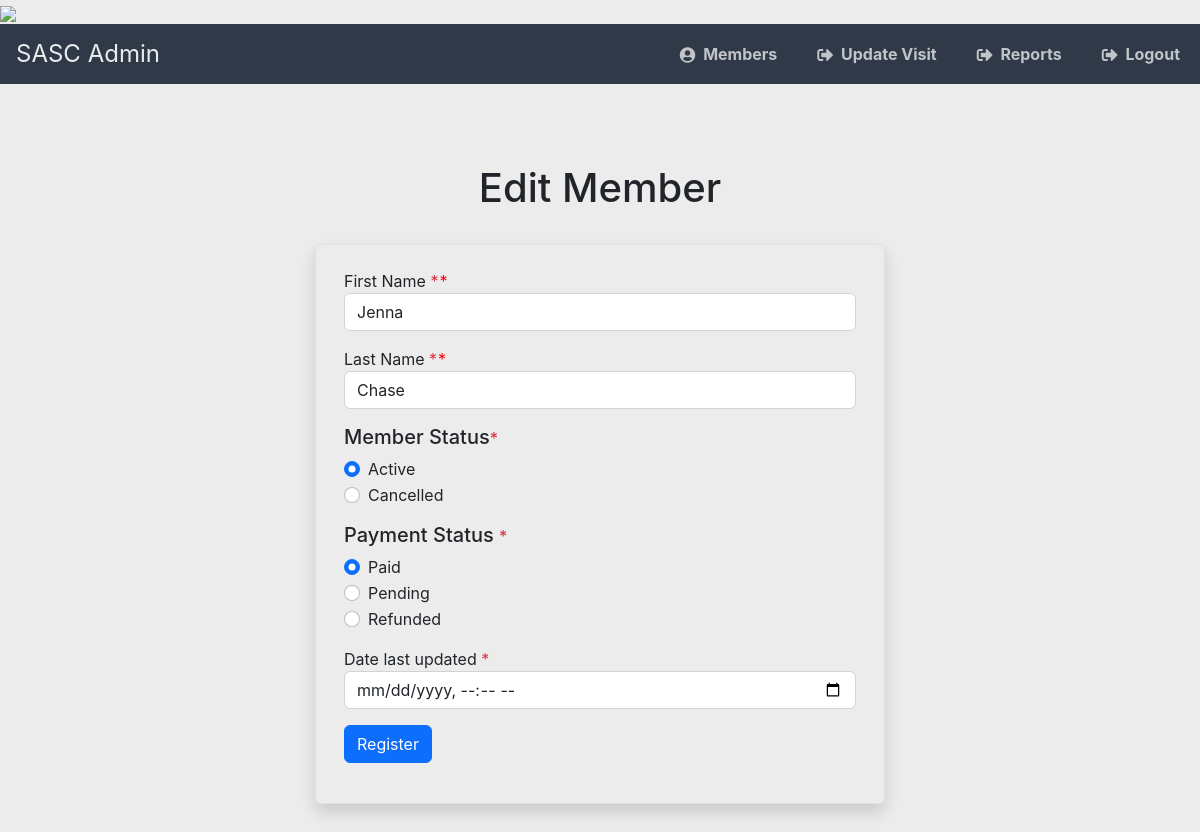
The app's page /editmember.php?mem_pass_number=1 with its own data.
### tables this page shows
CREATE TABLE `app_members` (
  `mem_pass_number` varchar(50) NOT NULL,
  `mem_first_name` varchar(50) NOT NULL,
  `mem_last_name` varchar(50) NOT NULL,
  `mem_status` enum('Cancelled','Active') NOT NULL,
  `mem_payment_status` enum('Paid','Pending','Refunded') NOT NULL,
  `mem_bar_code` varchar(50) NOT NULL,
  `mem_last_updated` timestamp NOT NULL
);

### html/includes/functions.php (called while the page is built, shortened)
<?php
function connectToDB()
{
    $db = config('db');
    $servername = $db['servername'];
    $username = $db['username'];
    $password = $db['password'];
    $dbName = $db['dbName'];
    try {
        $conn = new PDO("mysql:host=$servername;dbname=$dbName", $username, $password);
        $conn->setAttribute(PDO::ATTR_ERRMODE, PDO::ERRMODE_EXCEPTION);
        return $conn;
    } catch (PDOException $e) {
        echo 'Connection Failed: ' . $e->getMessage();
    }
}
function getMember($id)
{
    $conn = connectToDB();
    if ($conn) {
        $data = $conn->query("SELECT * FROM app_members WHERE mem_pass_number = $id")->fetchAll();
    }
    return $data;
}

### html/editmember.php (the view, shortened to what this page needs)
<?php
include_once('includes/functions.php');
$id = $_GET['mem_pass_number'];
$member = getMember($id)[0];
$errors = [];
function isInvalid(string $field)
{
    global $errors;
    return (in_array($field, $errors)) ? 'is-invalid' : null;
}
?>
<!doctype html>
<html lang="en">
<head>
    <link href="https://cdn.jsdelivr.net/npm/bootstrap@5.2.3/dist/css/bootstrap.min.css" rel="stylesheet">
    <link rel="stylesheet" href="https://use.fontawesome.com/releases/v5.7.1/css/all.css">
    <link href="./css/styles.css" rel="stylesheet" />
</head>
<body>
    <?php include 'includes/header.php'; ?>
    <div class="min-vh-100 d-flex align-items-center">
        <div class="container">
            <div class="row">
                <div class="col-12 text-center mb-4">
                    <h1>Edit Member <?php ?></h1>
                </div>
            </div>
            <div class="row d-flex justify-content-center">
                <div class="col-10 col-sm-8 col-md-6 rounded shadow border">
                    <form method="post" action="<?php htmlspecialchars($_SERVER['PHP_SELF']); ?>" class="py-4 px-3 needs-validation" novalidate>
                        <div class="mb-3 has-validation">
                            <label for="mem_first_name">First Name <nobr class="text-danger">*</nobr></label>
                            <input type="text" id="mem_first_name" name="mem_first_name" placeholder="John" class="form-control <?php echo isInvalid('mem_first_name'); ?>" value="<?php echo $member['mem_first_name'] ?>" required />
                        </div>
                        <div class="mb-3 has-validation">
                            <label for="mem_last_name">Last Name <nobr class="text-danger">*</nobr></label>
                            <input type="text" id="mem_last_name" name="mem_last_name" placeholder="Wick" class="form-control <?php echo isInvalid('mem_last_name'); ?>" value="<?php echo $member['mem_last_name'] ?>" required />
                        </div>
                        <h5>Member Status<nobr class="text-danger">*</nobr>
                        </h5>
                        <div class="mb-3 has-validation">
                            <div class="form-check">
                                <input class="form-check-input <?php echo isInvalid('mem_status'); ?>" type="radio" name="mem_status" id="mem_status-active" value="Active" <?php echo ($member['mem_status'] === 'Active') ? 'checked' : null ?> required />
                                <label class="form-check-label" for="program1">Active</label>
                            </div>
                            <div class="form-check">
                                <input class="form-check-input <?php echo isInvalid('mem_status'); ?>" type="radio" name="mem_status" id="mem_status-cancelled" value="Cancelled" <?php echo ($member['mem_status'] === 'Cancelled') ? 'checked' : null ?> required />
                                <label class="form-check-label" for="program2">Cancelled</label>
                            </div>
                        </div>
                        <h5>Payment Status <nobr class="text-danger">*</nobr>
                        </h5>
                        <div class="mb-3 has-validation">
                            <div class="form-check">
                                <input class="form-check-input <?php echo isInvalid('mem_payment_status'); ?>" type="radio" name="mem_payment_status" id="payment-paid" value="paid" <?php echo ($member['mem_payment_status'] === 'Paid') ? 'checked' : null ?> required  />
                                <label class="form-check-label" for="mem_payment_status-paid">Paid</label>
                            </div>
                            <div class="form-check">
                                <input class="form-check-input <?php echo isInvalid('mem_payment_status'); ?>" type="radio" name="mem_payment_status" id="payment-pending" value="pending" <?php echo ($member['mem_payment_status'] === 'Pending') ? 'checked' : null ?> required />
                                <label class="form-check-label" for="mem_payment_status-pending">Pending</label>
                            </div>
                            <div class="form-check">
                                <input class="form-check-input <?php echo isInvalid('mem_payment_status'); ?>" type="radio" name="mem_payment_status" id="payment-refunded" value="refunded" <?php echo ($member['mem_payment_status'] === 'Refunded') ? 'checked' : null ?> required />
                                <label class="form-check-label" for="mem_payment_status-refunded">Refunded</label>
                            </div>
                        </div>
                        <div class="mb-3">
                            <label for="mem_last_updated">Date last updated <nobr class="text-danger">*</nobr></label>
                            <input type="datetime-local" id="mem_last_updated" name="mem_last_updated" class="form-control" value="" />
                        </div>
                        <div class="mb-3">
                            <input type="submit" class="btn btn-primary" value="Register" />
                        </div>
                    </form>
                </div>
            </div>
        </div>
    </div>
</body>
</html>

### html/css/styles.css (style rules this page uses)
.has-validation > label:after, .has-validation .form-check-title:after { content: "*"; color: red; margin-left: 1px }
* { box-sizing: border-box; font-family: -apple-system, BlinkMacSystemFont, "segoe ui", roboto, oxygen, ubuntu, cantarell, "fira sans", "droid sans", "helvetica neue", Arial, sans-serif; font-size: 16px; -webkit-font-smoothing: antialiased; -moz-osx-font-smoothing: grayscale; }
body { background-color: #ececec; }

### records on screen
app_members: mem_first_name "Jenna", mem_last_name "Chase", mem_status "☑", mem_payment_status "☑"
